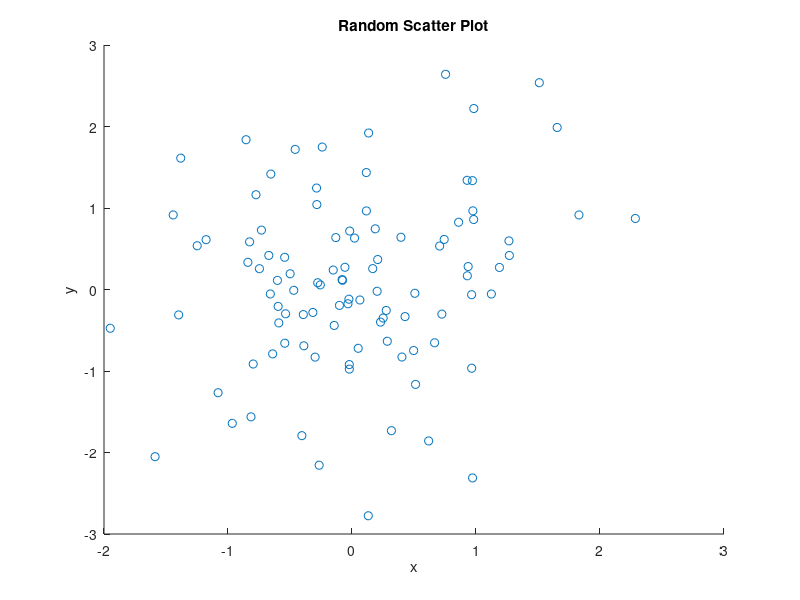

MATLAB code for this plot:
% plot function
x = linspace(0, 2*pi, 100);
y = sin(x);
plot(x, y);
title('Sine Wave');
xlabel('x');
ylabel('sin(x)');


% scatter function
x = randn(1, 100);
y = randn(1, 100);
scatter(x, y);
title('Random Scatter Plot');
xlabel('x');
ylabel('y');
